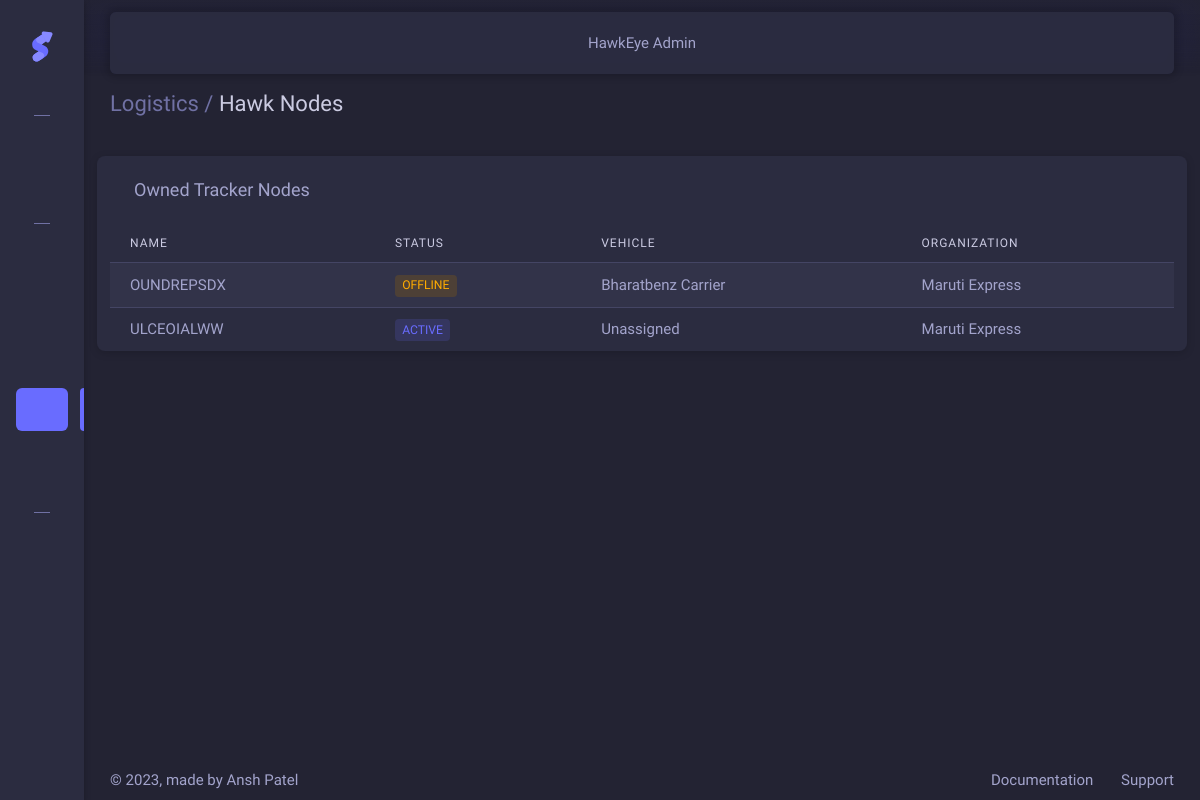
/nodes/ (signed in), run on an earlier commit of the app's database.
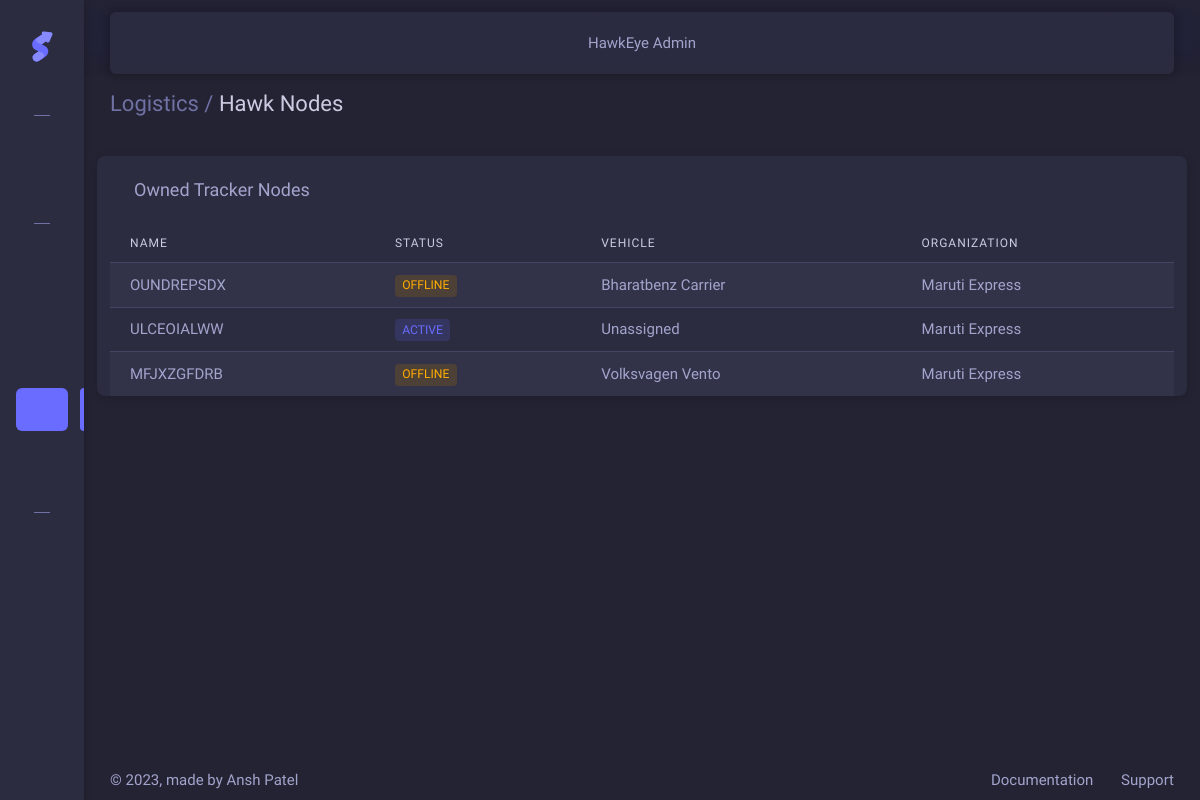
And on a later commit of the database.
### Tracker/models.py (models this page shows, shortened)
class TrackerNode(models.Model):
    node_id = models.CharField(max_length=10, unique=True, default=generate_random_string)
    is_online = models.BooleanField(default=False)
    vehicle = models.ForeignKey(Vehicle, on_delete=models.CASCADE, null=True, blank=True)
    group = models.ForeignKey(Organization, on_delete=models.CASCADE, null=True, blank=True)
    def __str__(self):
        return f"Tracker Node {self.node_id} | Online Status: {self.is_online}"
    class Meta:
        verbose_name_plural = "Tracker Nodes"
        verbose_name = "Tracker Node"

class Vehicle(models.Model):
    group = models.ForeignKey(Organization, on_delete=models.CASCADE)
    name = models.CharField(max_length=1024)
    number = models.CharField(max_length=1024)
    last_updated = models.DateTimeField(auto_now=True)
    class Meta:
        verbose_name_plural = "Vehicles"
        verbose_name = "Vehicle"

class Organization(models.Model):
    user = models.ForeignKey("auth.User", on_delete=models.CASCADE, null=True)
    name = models.CharField(max_length=1024)
    active = models.BooleanField(default=False)
    class Meta:
        verbose_name_plural = "Organizations"
        verbose_name = "Organization"

### Tracker/views.py (the view)
# urls.py: path('nodes/', hawk_node, name='nodes'),
@login_required(login_url='/login/')
def hawk_node(request):
    nodes = TrackerNode.objects.filter(group=Organization.objects.get(user=request.user))
    print(nodes)
    context = {
        'pagename': 'hawk_node',
        "nodes": nodes
    }
    return render(request, "pages/logistics/nodes.html", context)

### templates/pages/logistics/nodes.html (shortened to what this page needs)
{% extends 'base.html' %}
{% block content %}
    <h4 class="py-3 mb-4">
        <span class="text-muted fw-light">Logistics /</span> Hawk Nodes
    </h4>
    <div class="row">
        <div class="card">
            <h5 class="card-header">Owned Tracker Nodes</h5>
            <div class="table-responsive text-nowrap">
                <table class="table table-striped">
                    <thead>
                    <tr>
                        <th>Name</th>
                        <th>Status</th>
                        <th>Vehicle</th>
                        <th>Organization</th>
                    </tr>
                    </thead>
                    <tbody class="table-border-bottom-0">
                    {% for node in nodes %}
                        <tr>
                            <td><span class="fw-medium">{{ node.node_id }}</span>
                            </td>
                            <td>
                                {% if node.is_online %}
                                <span class="badge bg-label-primary me-1">Active</span>
                                {% else %}
                                <span class="badge bg-label-warning me-1">Offline</span><br>
                                {% endif %}
                            </td>
                            <td>{{ node.vehicle.name|default:"Unassigned" }}</td>
                            <td>{{ node.group.name }}</td>
                        </tr>
                    {% endfor %}
                    </tbody>
                </table>
            </div>
        </div>
    </div>
{% endblock %}

What changed in the data, as far as the page shows it:
added TrackerNode: node_id "MFJXZGFDRB", is_online "OFFLINE", vehicle.name "Volksvagen Vento", group.name "Maruti Express"
